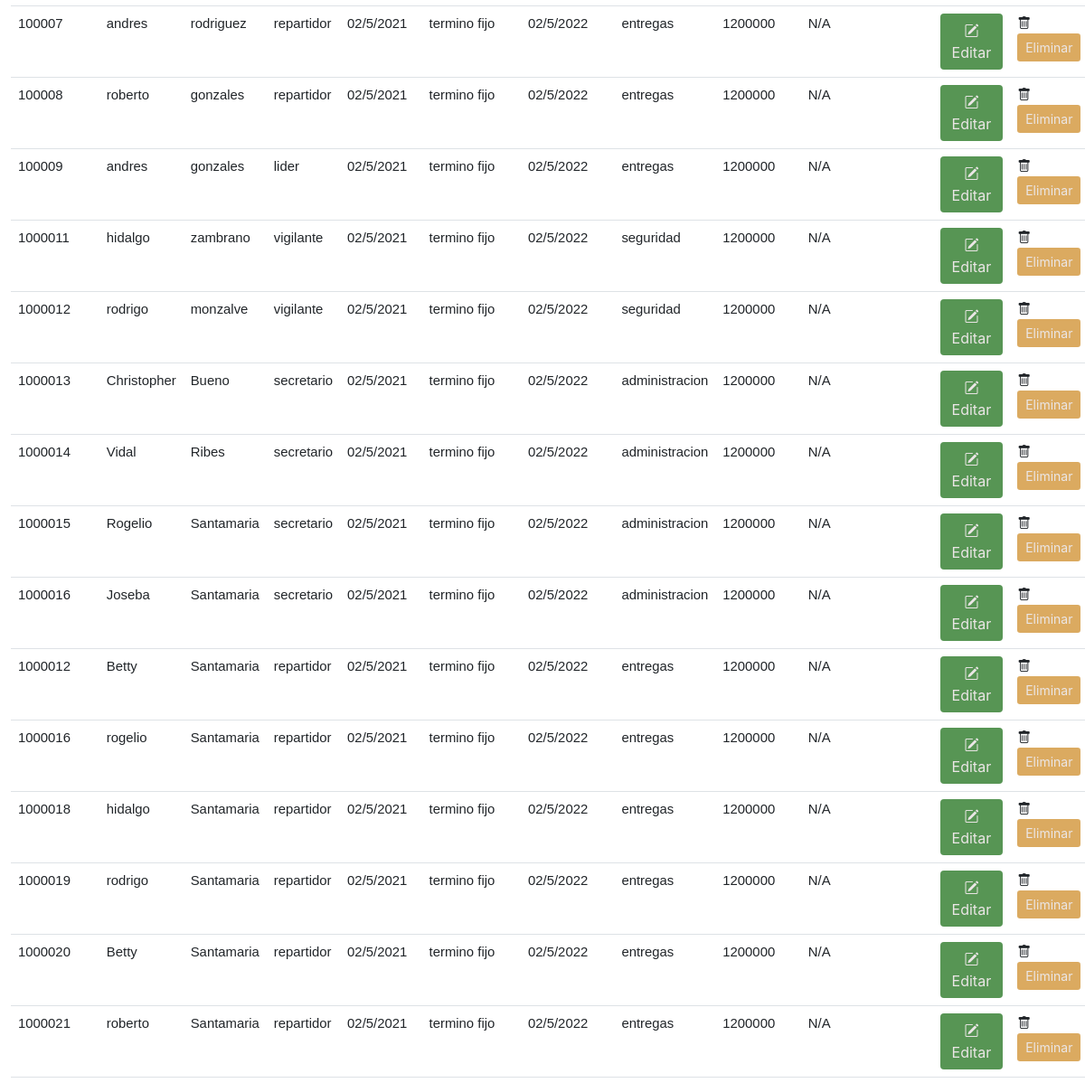
Page /dashboard (middle part) on the earlier database version.
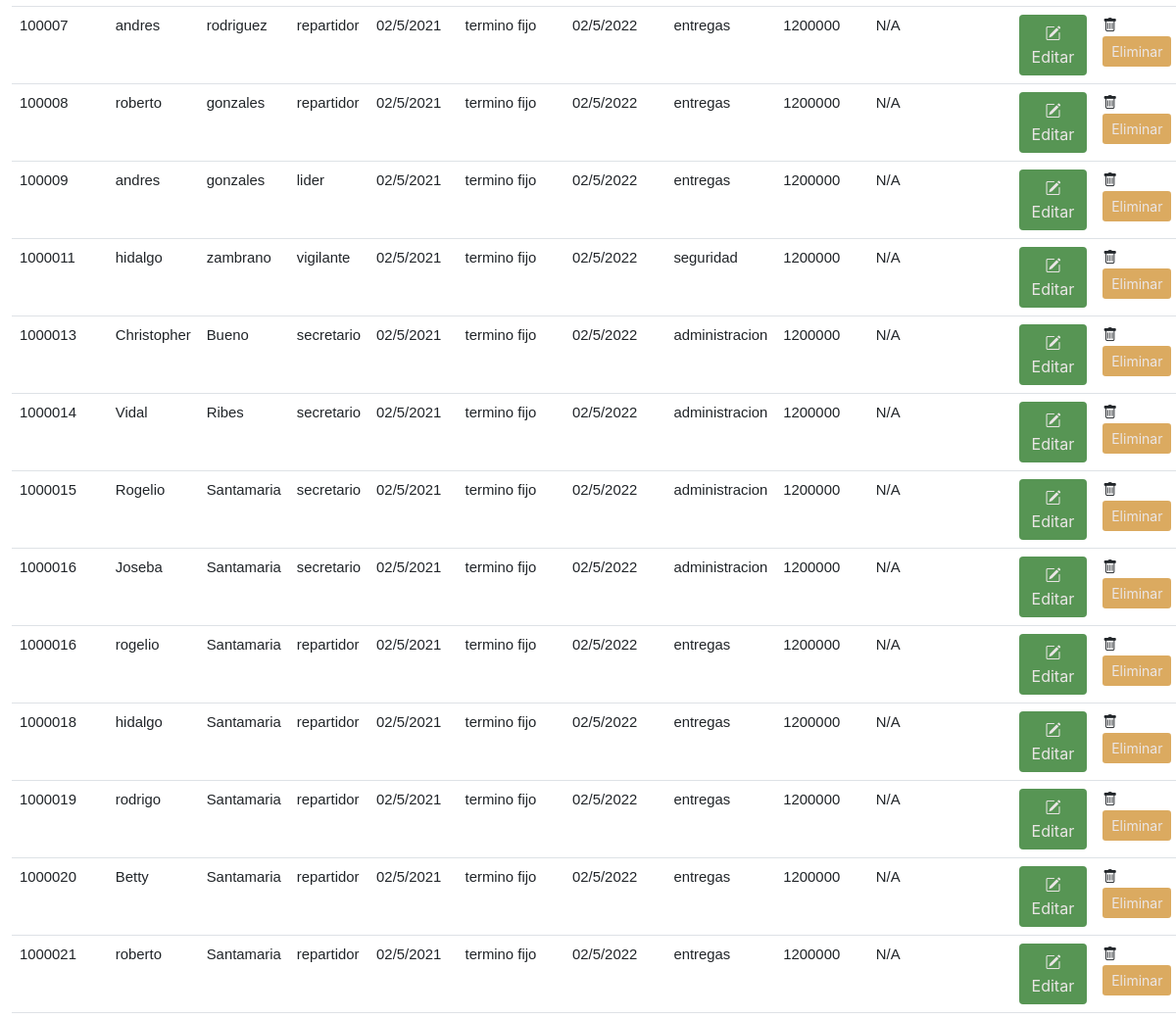
Same page on the later database version.
### tables this page shows
CREATE TABLE "empleados" (
	"idusuario"	INTEGER NOT NULL,
	"documento"	VARCHAR NOT NULL,
	"nombre"	VARCHAR NOT NULL,
	"apellido"	VARCHAR NOT NULL,
	"edad"	INT NOT NULL,
	"profesion"	VARCHAR NOT NULL,
	"fecingreso"	DATE NOT NULL,
	"fecterminacion"	DATE NOT NULL,
	"tipocontrato"	VARCHAR NOT NULL,
	"salario"	INT NOT NULL,
	"cargo"	VARCHAR NOT NULL,
	"retroalimentacion"	TEXT NOT NULL,
	"puntaje"	INT NOT NULL,
	"area"	TEXT,
	PRIMARY KEY("idusuario" AUTOINCREMENT)
);

### app.py (the view)
@app.route('/dashboard', methods=["GET"])
def dashboard():
    sql = "SELECT * FROM empleados"
    res = ejecutar_sel(sql)
    empleados = obtenerTablaEmpleados(res)
    form = Search()
    return render_template('dashboard.html', data = {"empleados": empleados}, form = form)

### forms.py
class Search(FlaskForm):
    name = TextField('name')
    btn = SubmitField('Buscar')

### app.py (called while the page is built)
def obtenerTablaEmpleados(datos):
    empleados = []
    for row in datos:
        empleado = {
            "id":           row[0],
            "documento":    row[1],
            'nombre':       row[2],
            "apellido":     row[3],
            "cargo":        row[10],
            "fecIngreso":   row[6],
            "tipContrato":  row[8],
            "terminacion":  row[7],
            "area":         row[13],
            "salario":      row[9],
            "retro":        row[11],
            "puntaje":      row[12]
        }
        empleados.append(empleado)
    return empleados

### bdatos.py (called while the page is built)
def ejecutar_sel(sql) -> list:
    try:
        with sqlite3.connect(NOM_BD) as con:  # Conectarse a la base de datos
            cur = con.cursor()                # Crea un área intermedia para gestión de los contenidos
            res = cur.execute(sql).fetchall() # Se obtienen los registros devueltos
    except:
        res = None
    return res

### templates/dashboard.html (shortened to what this page needs)
<!doctype html>
    <html lang="es">
    <head>
        <link rel="stylesheet" href="https://bootswatch.com/4/litera/bootstrap.min.css">
        <link href="https://cdn.jsdelivr.net/npm/bootstrap@5.0.2/dist/css/bootstrap.min.css" rel="stylesheet"
>
        <link rel="stylesheet" href="https://cdn.jsdelivr.net/npm/bootstrap-icons@1.5.0/font/bootstrap-icons.css">
        <link rel="stylesheet" type="text/css" href='{{ url_for("static", filename="css/master.css")}}'/>
    </head>
    <body>
        <div class="container-fluid">
            <br>
            <div class="dash_background">
                <table class="table table-hover align-middle ">
                    <br><br>
                    <tbody>
                        {% for empleado in data.empleados %}
                        <tr>
                            <td> {{ empleado.documento }}</td>
                            <td> {{ empleado.nombre }} </td>
                            <td> {{ empleado.apellido }} </td>
                            <td> {{ empleado.cargo }} </td>
                            <td> {{ empleado.fecIngreso }} </td>
                            <td> {{ empleado.tipContrato }} </td>
                            <td> {{ empleado.terminacion }} </td>
                            <td> {{ empleado.area }} </td>
                            <td> {{ empleado.salario }} </td>
                            <td> {{ empleado.retro }} </td>
                            <td><button type="button" class="btn botonverde"><i class="bi bi-pencil-square"></i>Editar</button>
                            </td>
                            <td>
                                <form action="{{ url_for('delete', documento_empleado=empleado.documento) }}" method="POST">
                                    <i class="bi bi-trash"></i>
                                    <input type="submit" value="Eliminar"
                                            class="btn botonamarillo btn-sm"
                                            onclick="return confirm('¿Seguro que desea eliminar este empleado?')">
                                </form>
                            </td>
                        </tr>
                        {% endfor %}
                    </tbody>
                </table>
            </div>
        </div>
    </body>
</html>

### static/css/master.css (style rules this page uses)
.botonverde { color: rgb(235, 230, 230); background-color: rgb(87, 149, 84); }
.botonamarillo { color: rgb(235, 230, 230); background-color:rgb(219, 170, 96); }
body { margin: 0; padding: 0; background-image: url('https://www.trackitagro.com/wp-content/uploads/2021/09/pexels-mark-stebnicki-2749165-scaled.jpg'); background-size: cover; font-family: sans-serif; height: 100vh; }
.dash_background { width: auto; height: auto; background: #fff; border-radius: 15px; }

Differences in the rows shown:
removed empleados: documento "1000012", nombre "rodrigo", apellido "monzalve", cargo "vigilante", fecIngreso "02/5/2021", tipContrato "termino fijo", terminacion "02/5/2022", area "seguridad", salario "1200000", retro "N/A"
removed empleados: documento "1000012", nombre "Betty", apellido "Santamaria", cargo "repartidor", fecIngreso "02/5/2021", tipContrato "termino fijo", terminacion "02/5/2022", area "entregas", salario "1200000", retro "N/A"
